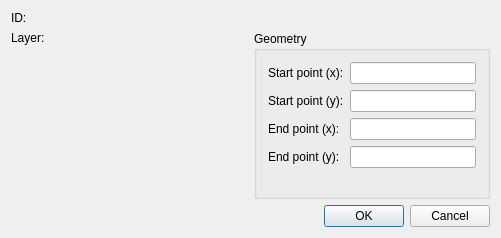
<?xml version="1.0" encoding="UTF-8"?>
<ui version="4.0">
 <class>QG_DlgLine</class>
 <widget class="QDialog" name="QG_DlgLine">
  <property name="enabled">
   <bool>true</bool>
  </property>
  <property name="geometry">
   <rect>
    <x>0</x>
    <y>0</y>
    <width>501</width>
    <height>238</height>
   </rect>
  </property>
  <property name="sizePolicy">
   <sizepolicy hsizetype="MinimumExpanding" vsizetype="MinimumExpanding">
    <horstretch>0</horstretch>
    <verstretch>0</verstretch>
   </sizepolicy>
  </property>
  <property name="minimumSize">
   <size>
    <width>0</width>
    <height>0</height>
   </size>
  </property>
  <property name="windowTitle">
   <string>Line</string>
  </property>
  <layout class="QVBoxLayout">
   <item>
    <widget class="QLabel" name="lId">
     <property name="text">
      <string>ID: </string>
     </property>
    </widget>
   </item>
   <item>
    <layout class="QHBoxLayout">
     <item>
      <layout class="QVBoxLayout">
       <item>
        <layout class="QHBoxLayout">
         <item>
          <widget class="QLabel" name="lLayer">
           <property name="sizePolicy">
            <sizepolicy hsizetype="Preferred" vsizetype="Preferred">
             <horstretch>0</horstretch>
             <verstretch>0</verstretch>
            </sizepolicy>
           </property>
           <property name="text">
            <string>Layer:</string>
           </property>
           <property name="wordWrap">
            <bool>false</bool>
           </property>
          </widget>
         </item>
         <item>
          <widget class="QG_LayerBox" name="cbLayer" native="true">
           <property name="toolTip">
            <string>Layer of line</string>
           </property>
          </widget>
         </item>
        </layout>
       </item>
       <item>
        <widget class="QG_WidgetPen" name="wPen" native="true">
         <property name="sizePolicy">
          <sizepolicy hsizetype="MinimumExpanding" vsizetype="MinimumExpanding">
           <horstretch>0</horstretch>
           <verstretch>0</verstretch>
          </sizepolicy>
         </property>
         <property name="minimumSize">
          <size>
           <width>230</width>
           <height>140</height>
          </size>
         </property>
        </widget>
       </item>
      </layout>
     </item>
     <item>
      <widget class="QGroupBox" name="buttonGroup8">
       <property name="title">
        <string>Geometry</string>
       </property>
       <layout class="QGridLayout">
        <item row="5" column="0">
         <widget class="QLabel" name="lEndX">
          <property name="text">
           <string>End point (x):</string>
          </property>
          <property name="wordWrap">
           <bool>false</bool>
          </property>
         </widget>
        </item>
        <item row="5" column="1">
         <widget class="QLineEdit" name="leEndX">
          <property name="minimumSize">
           <size>
            <width>64</width>
            <height>0</height>
           </size>
          </property>
          <property name="toolTip">
           <string>Ending point X coordinate</string>
          </property>
         </widget>
        </item>
        <item row="7" column="1">
         <widget class="QLineEdit" name="leEndY">
          <property name="minimumSize">
           <size>
            <width>64</width>
            <height>0</height>
           </size>
          </property>
          <property name="toolTip">
           <string>Ending point Y coordinate</string>
          </property>
         </widget>
        </item>
        <item row="7" column="0">
         <widget class="QLabel" name="lEndY">
          <property name="text">
           <string>End point (y):</string>
          </property>
          <property name="wordWrap">
           <bool>false</bool>
          </property>
         </widget>
        </item>
        <item row="3" column="0">
         <widget class="QLabel" name="lStartY">
          <property name="text">
           <string>Start point (y):</string>
          </property>
          <property name="wordWrap">
           <bool>false</bool>
          </property>
         </widget>
        </item>
        <item row="3" column="1">
         <widget class="QLineEdit" name="leStartY">
          <property name="minimumSize">
           <size>
            <width>64</width>
            <height>0</height>
           </size>
          </property>
          <property name="toolTip">
           <string>Starting point Y coordinate</string>
          </property>
         </widget>
        </item>
        <item row="1" column="0">
         <widget class="QLabel" name="lStartX">
          <property name="text">
           <string>Start point (x):</string>
          </property>
          <property name="wordWrap">
           <bool>false</bool>
          </property>
         </widget>
        </item>
        <item row="1" column="1">
         <widget class="QLineEdit" name="leStartX">
          <property name="minimumSize">
           <size>
            <width>64</width>
            <height>0</height>
           </size>
          </property>
          <property name="toolTip">
           <string>Starting point X coordinate</string>
          </property>
         </widget>
        </item>
        <item row="8" column="1">
         <spacer name="spacer61">
          <property name="orientation">
           <enum>Qt::Vertical</enum>
          </property>
          <property name="sizeType">
           <enum>QSizePolicy::Expanding</enum>
          </property>
          <property name="sizeHint" stdset="0">
           <size>
            <width>20</width>
            <height>1</height>
           </size>
          </property>
         </spacer>
        </item>
        <item row="8" column="0">
         <spacer name="spacer58">
          <property name="orientation">
           <enum>Qt::Vertical</enum>
          </property>
          <property name="sizeType">
           <enum>QSizePolicy::Expanding</enum>
          </property>
          <property name="sizeHint" stdset="0">
           <size>
            <width>20</width>
            <height>1</height>
           </size>
          </property>
         </spacer>
        </item>
       </layout>
      </widget>
     </item>
    </layout>
   </item>
   <item>
    <widget class="QDialogButtonBox" name="buttonBox">
     <property name="standardButtons">
      <set>QDialogButtonBox::Cancel|QDialogButtonBox::Ok</set>
     </property>
    </widget>
   </item>
  </layout>
 </widget>
 <layoutdefault spacing="6" margin="11"/>
 <customwidgets>
  <customwidget>
   <class>QG_WidgetPen</class>
   <extends>QWidget</extends>
   <header>qg_widgetpen.h</header>
  </customwidget>
  <customwidget>
   <class>QG_LayerBox</class>
   <extends>QWidget</extends>
   <header>qg_layerbox.h</header>
  </customwidget>
 </customwidgets>
 <tabstops>
  <tabstop>leStartX</tabstop>
  <tabstop>leStartY</tabstop>
  <tabstop>leEndX</tabstop>
  <tabstop>leEndY</tabstop>
 </tabstops>
 <resources/>
 <connections>
  <connection>
   <sender>buttonBox</sender>
   <signal>accepted()</signal>
   <receiver>QG_DlgLine</receiver>
   <slot>accept()</slot>
   <hints>
    <hint type="sourcelabel">
     <x>273</x>
     <y>253</y>
    </hint>
    <hint type="destinationlabel">
     <x>20</x>
     <y>20</y>
    </hint>
   </hints>
  </connection>
  <connection>
   <sender>buttonBox</sender>
   <signal>rejected()</signal>
   <receiver>QG_DlgLine</receiver>
   <slot>reject()</slot>
   <hints>
    <hint type="sourcelabel">
     <x>273</x>
     <y>253</y>
    </hint>
    <hint type="destinationlabel">
     <x>20</x>
     <y>20</y>
    </hint>
   </hints>
  </connection>
 </connections>
</ui>
